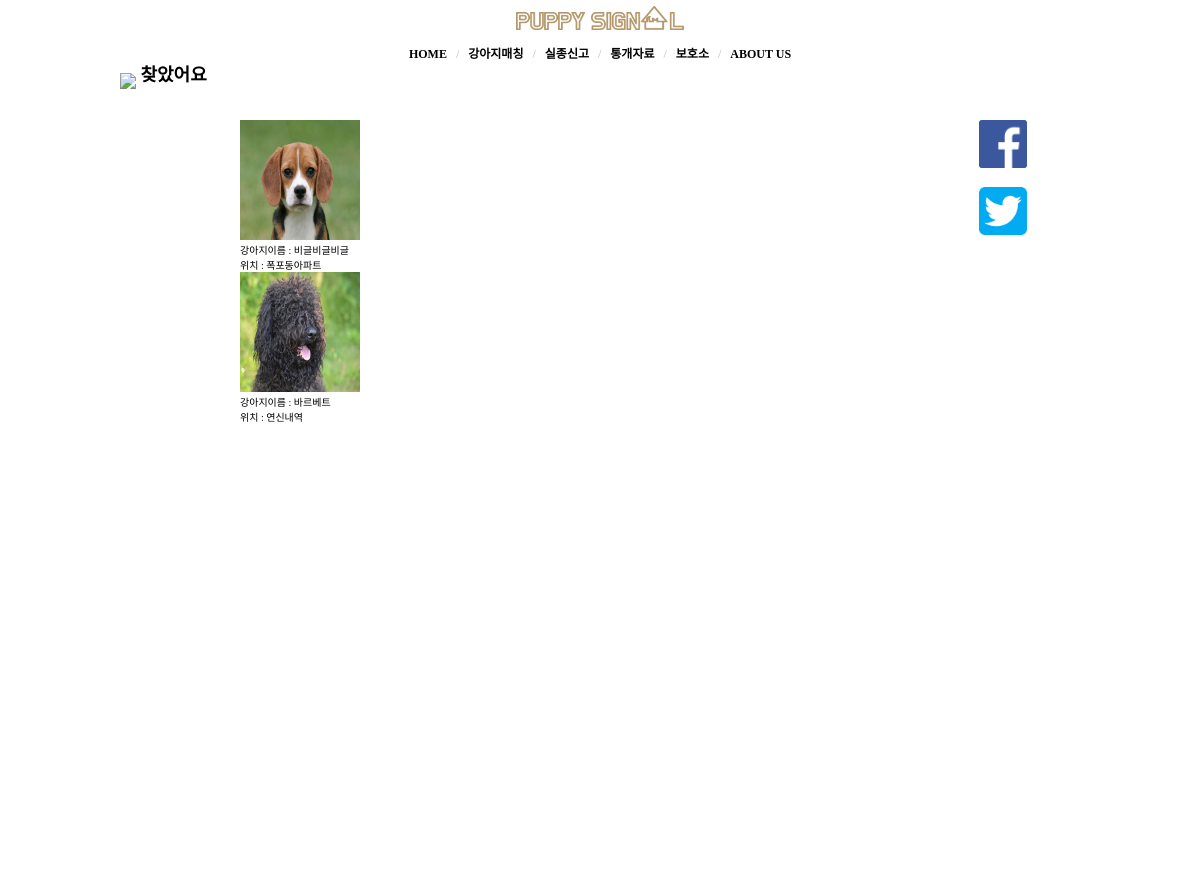
The page /complete_dog/ on the database its author committed.
### dogapp/models.py (models this page shows, shortened)
class CompleteMarker(models.Model) :
	location_name = models.CharField(max_length=200)
	dog_name = models.CharField(max_length=40, default='unknown')
	img_src = models.CharField(max_length=400, default='../../media/dog.png')
	created_at = models.DateField(default=timezone.now)
	losted_at = models.DateField(default=timezone.now)
	feature = models.CharField(max_length=1000, default='')
	phone = models.CharField(max_length=20, default='000-0000-000')
	reward = models.CharField(max_length=20, default='0000')
	completed_at = models.DateField(default=timezone.now)
	x = models.FloatField(default=0.0)
	y = models.FloatField(default=0.0)
	psw = models.CharField(max_length=15, default='0000')

### dogapp/views.py (the view)
# urls.py: url(r'^complete_dog/', views.CompleteDogView),
def CompleteDogView(request) :
	dogs = CompleteMarker.objects.all()
	context = {'dogs' : dogs}
	return render(request, './complete_dog.html', context)

### dogapp/templates/complete_dog.html (shortened to what this page needs)
<!DOCTYPE html>
<html>
<head>
</head>
<body>
	<div class='top'>
			<div class='top_logo'>
				<img class='top_logo_img' src="../../static/img/logo_txt_color.png">
			</div>
      <div class='top_nav'>
        <a href="../"><span class="menu" id="w"> HOME </span></a>
        <span class='menu_slash'> / </span>
        <a href="../matching"><span class="menu" id="tmp"> 강아지매칭 </span></a>
        <span class='menu_slash'> / </span>
        <a href="../notice"><span class="menu" id="h"> 실종신고 </span></a>
        <span class='menu_slash'> / </span>
        <a href="../stats"><span class="menu" id="h"> 통개자료 </span></a>
        <span class='menu_slash'> / </span>
        <a href="../shelter"><span class="menu" id="h"> 보호소 </span></a>
        <span class='menu_slash'> / </span>
        <a href="../about_us"><span class="menu"> ABOUT US </span></a>
      </div>
	</div>
	<div class="top_title">
		<div class="logo_img_div">
			<p style="font-size: 1.5vw; font-weight: 900;">
			<img src="../../static/img/logo_img_color.png" align="middle" style="width: 5vw; height: auto;">
			 찾았어요
			</p>
		</div>
	</div>
	<div class="side_bar">
		<div class="side_bar_content">
			<div class="sharing_icon">
        <a href="javascript:sharefacebook('http://puppysignal.com/matching')">
				<img class='contact_sns_icon' src="../../static/img/facebook_img2.png" align="middle"></a>
			</div>
			<div class="sharing_icon">
        <a href="javascript:sharetwitter('http://puppysignal.com/matching')">
				<img class='contact_sns_icon' src="../../static/img/twitter_img2.png" align="middle"></a>
			</div>
		</div>
	</div>
	<div class="middle">
    {% for dog in dogs%}
      <div class="" style="">
        <div class="">
          <img src="{{dog.img_src}}" style="width: 10vw; height: 10vw;">
        </div>
        <div class="">
          강아지이름 : {{dog.dog_name}}<br>
          위치 : {{dog.location_name}}
        </div>
      </div>
    {% endfor %}
	</div>
</body>
</html>

### dogapp/templates/complete_dog.html (style rules this page uses)
* { font-family: 'Hanna', serif; }
body, html { width: 100%; }
html { font-size: 62.5%; }
* { margin: 0; }
@media (min-width:750px) { * { margin: 0; } }
@media (min-width:750px) { .top { width: 100%; position: fixed; z-index: 3; top : 0; height: 5vw; background-color: white; } }
@media (min-width:750px) { .top_logo { position: relative; margin-top: 0.5vw; margin-left: 50%; -webkit-transform: translate(-50%, 0%); -ms-transform: translate(-50%, 0%); -moz-transform: translate(-50%, 0%); -o-transform: translate(-50%, 0%); transform: translate(-50%, 0%); width: 30%; text-align: center; font-weight: 900; } }
@media (min-width:750px) { .top_nav { position: relative; width: 50%; margin-left: 50%; -webkit-transform: translate(-50%, 0%); -ms-transform: translate(-50%, 0%); -moz-transform: translate(-50%, 0%); -o-transform: translate(-50%, 0%); transform: translate(-50%, 0%); text-align: center; margin-top: 1%; } }
@media (min-width:750px) { .menu { margin-left: 0.5vw; margin-right: 0.5vw; color: black; font-size: 1vw; font-weight: 900; } }
@media (min-width:750px) { .top_logo_img { width: 14vw; height: 2vw; margin: 0; } }
@media (min-width:750px) { .menu_slash { color: #BDBDBD; font-size: 1vw; } }
@media (min-width:750px) { .top_nav a { text-decoration: none; } }
@media (min-width:750px) { .top_title { width: 100%; background-color: white; height: 5vw; } }
@media (min-width:750px) { .logo_img_div { width: 80%; height: 100%; background-color: white; margin: auto; margin-top: 5%; } }
@media (min-width:750px) { html { font-size: 62.5%; } }
@media (min-width:750px) { .middle { width: 60%; height: 63vw; margin: auto; background-color: white; } }
@media (min-width:750px) { .side_bar { width: 20%; position: fixed; right: 0; height: 50%; background-color: white; } }
@media (min-width:750px) { .side_bar_content { width: 20%; position: relative; background-color: white; height: 100%; } }
@media (min-width:750px) { .sharing_icon { width: 100%; margin-bottom: 40%; margin-left: 40%; } }
@media (min-width:750px) { .contact_sns_icon { width: 100%; } }

### rows shown on the page
CompleteMarker: img_src (picture), dog_name "비글비글비글", location_name "폭포동아파트"
CompleteMarker: img_src (picture), dog_name "바르베트", location_name "연신내역"
